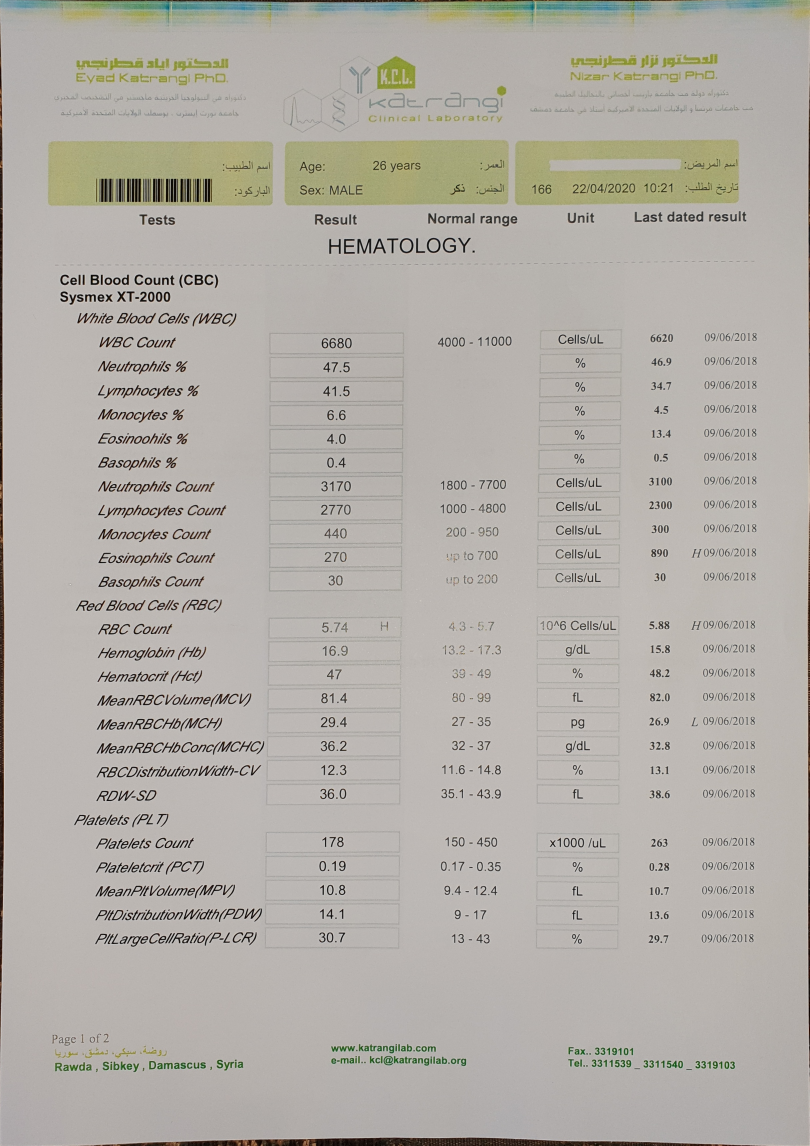
#> input picture Katrangi.jpg, 2428 x 3437 px, found by its file name (shown at 1/3 size)
$ python TemplateMatching.py
#> lines starting #> are read from the running program, lines starting #| are printed output that depends on the picture
import cv2
import glob
import timeit

shami = cv2.imread("OCR/Template Matching/Shami.jpg", 0)
katrangi = cv2.imread("OCR/Template Matching/Katrangi.jpg", 0)
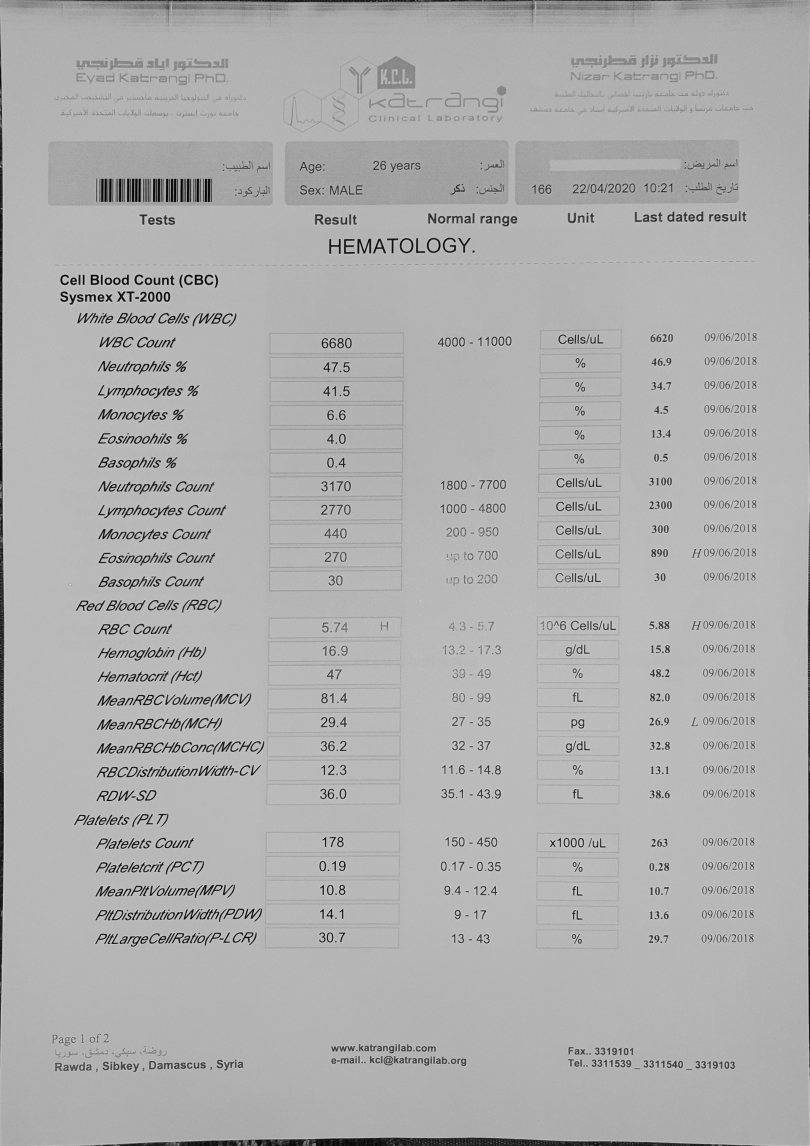
#> katrangi: shape (3437, 2428) (shown at 1/3 size); min 0, max 252, mean 174.8
wasara = cv2.imread("OCR/Template Matching/wasara.jpg" ,0)
teshren = cv2.imread("OCR/Template Matching/Teshren.jpg" , 0)
abnsena = cv2.imread("OCR/Template Matching/Abnsena.jpg" ,0)
katrangi = cv2.resize(katrangi, (400, 400), interpolation=cv2.INTER_AREA)
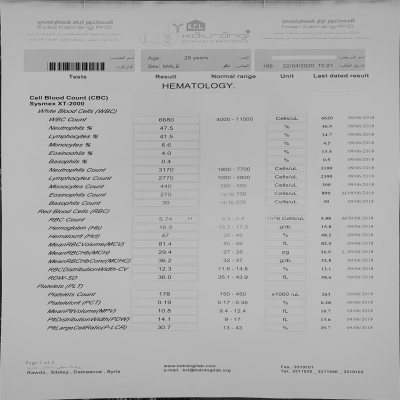
#> katrangi: shape (400, 400); min 10, max 199, mean 174.8
#> (the run stopped early here; a loop or call above may not have finished)
